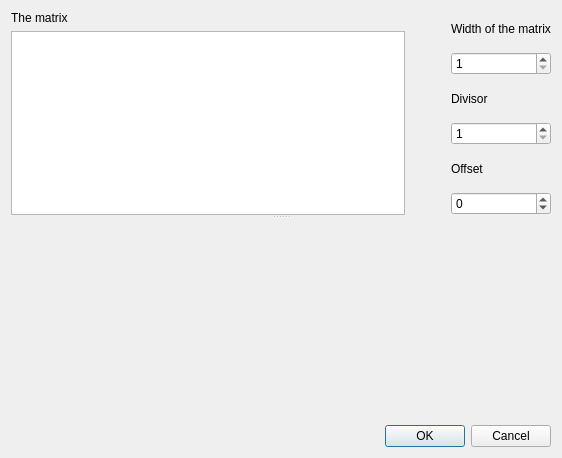
<?xml version="1.0" encoding="UTF-8"?>
<ui version="4.0">
 <class>ConvolutionDialog</class>
 <widget class="QDialog" name="ConvolutionDialog">
  <property name="geometry">
   <rect>
    <x>0</x>
    <y>0</y>
    <width>562</width>
    <height>458</height>
   </rect>
  </property>
  <property name="windowTitle">
   <string>Dialog</string>
  </property>
  <layout class="QVBoxLayout" name="verticalLayout_3">
   <item>
    <widget class="QSplitter" name="splitter">
     <property name="orientation">
      <enum>Qt::Vertical</enum>
     </property>
     <widget class="QWidget" name="">
      <layout class="QHBoxLayout" name="horizontalLayout">
       <item>
        <layout class="QVBoxLayout" name="verticalLayout_2">
         <item>
          <widget class="QLabel" name="label">
           <property name="text">
            <string>The matrix</string>
           </property>
          </widget>
         </item>
         <item>
          <widget class="QPlainTextEdit" name="matrixTextEdit">
           <property name="sizePolicy">
            <sizepolicy hsizetype="Expanding" vsizetype="Expanding">
             <horstretch>0</horstretch>
             <verstretch>0</verstretch>
            </sizepolicy>
           </property>
           <property name="lineWrapMode">
            <enum>QPlainTextEdit::NoWrap</enum>
           </property>
          </widget>
         </item>
        </layout>
       </item>
       <item>
        <spacer name="horizontalSpacer">
         <property name="orientation">
          <enum>Qt::Horizontal</enum>
         </property>
         <property name="sizeType">
          <enum>QSizePolicy::Preferred</enum>
         </property>
         <property name="sizeHint" stdset="0">
          <size>
           <width>40</width>
           <height>20</height>
          </size>
         </property>
        </spacer>
       </item>
       <item>
        <layout class="QVBoxLayout" name="verticalLayout">
         <item>
          <widget class="QLabel" name="label_2">
           <property name="text">
            <string>Width of the matrix</string>
           </property>
          </widget>
         </item>
         <item>
          <widget class="QSpinBox" name="widthSpinBox">
           <property name="minimum">
            <number>1</number>
           </property>
          </widget>
         </item>
         <item>
          <widget class="QLabel" name="label_3">
           <property name="text">
            <string>Divisor</string>
           </property>
          </widget>
         </item>
         <item>
          <widget class="QSpinBox" name="divisorSpinBox">
           <property name="minimum">
            <number>1</number>
           </property>
          </widget>
         </item>
         <item>
          <widget class="QLabel" name="label_4">
           <property name="frameShape">
            <enum>QFrame::NoFrame</enum>
           </property>
           <property name="text">
            <string>Offset</string>
           </property>
          </widget>
         </item>
         <item>
          <widget class="QSpinBox" name="offsetSpinBox">
           <property name="minimum">
            <number>-255</number>
           </property>
           <property name="maximum">
            <number>255</number>
           </property>
          </widget>
         </item>
        </layout>
       </item>
      </layout>
     </widget>
     <widget class="ImageViewWidget" name="imageViewerWidget" native="true">
      <property name="sizePolicy">
       <sizepolicy hsizetype="Preferred" vsizetype="MinimumExpanding">
        <horstretch>0</horstretch>
        <verstretch>0</verstretch>
       </sizepolicy>
      </property>
      <property name="minimumSize">
       <size>
        <width>0</width>
        <height>200</height>
       </size>
      </property>
     </widget>
    </widget>
   </item>
   <item>
    <layout class="QHBoxLayout" name="horizontalLayout_2">
     <item>
      <spacer name="horizontalSpacer_2">
       <property name="orientation">
        <enum>Qt::Horizontal</enum>
       </property>
       <property name="sizeHint" stdset="0">
        <size>
         <width>40</width>
         <height>20</height>
        </size>
       </property>
      </spacer>
     </item>
     <item>
      <widget class="QPushButton" name="okPushButton">
       <property name="sizePolicy">
        <sizepolicy hsizetype="Preferred" vsizetype="Fixed">
         <horstretch>0</horstretch>
         <verstretch>0</verstretch>
        </sizepolicy>
       </property>
       <property name="text">
        <string>OK</string>
       </property>
      </widget>
     </item>
     <item>
      <widget class="QPushButton" name="cancelPushButton">
       <property name="sizePolicy">
        <sizepolicy hsizetype="Preferred" vsizetype="Fixed">
         <horstretch>0</horstretch>
         <verstretch>0</verstretch>
        </sizepolicy>
       </property>
       <property name="text">
        <string>Cancel</string>
       </property>
      </widget>
     </item>
    </layout>
   </item>
  </layout>
 </widget>
 <customwidgets>
  <customwidget>
   <class>ImageViewWidget</class>
   <extends>QWidget</extends>
   <header>imageviewwidget.h</header>
   <container>1</container>
  </customwidget>
 </customwidgets>
 <resources/>
 <connections/>
</ui>
